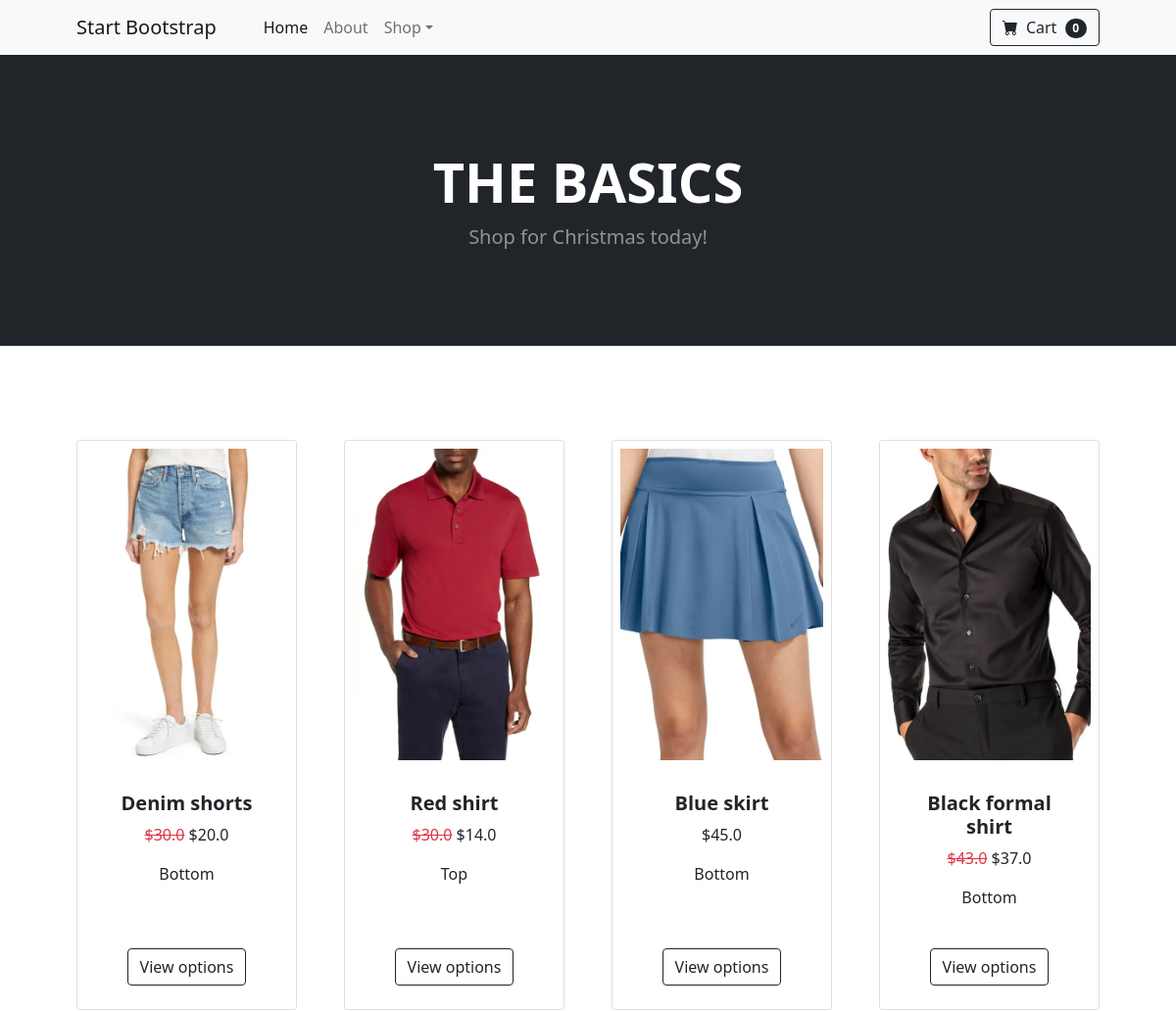
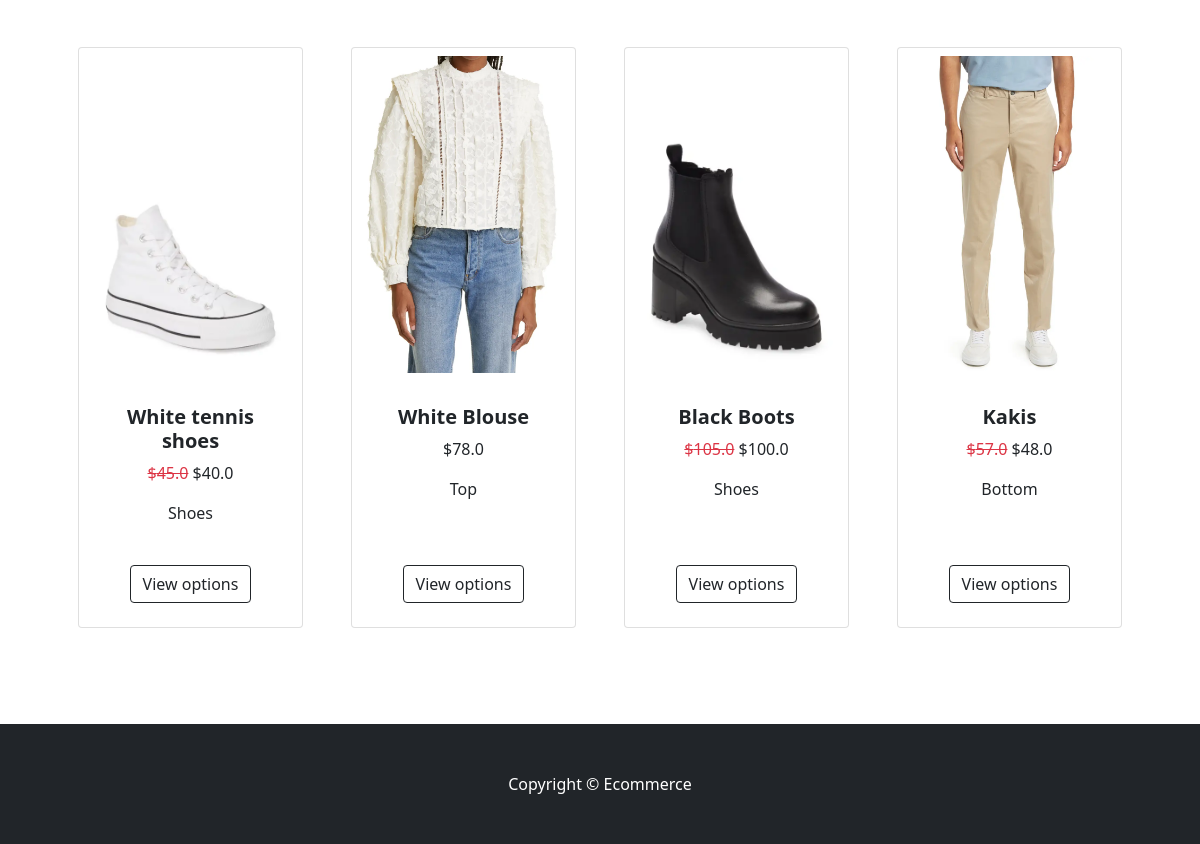
The page / on the database its author committed (2 pictures, top to bottom).
### frontend/models.py (models this page shows, shortened)
class Item(models.Model):
    title = models.CharField(max_length=100)
    price = models.FloatField()
    discount_price = models.FloatField(blank=True, null=True)
    category = models.CharField(choices=CATEGORY_CHOICES, max_length=5)
    slug = models.SlugField()
    description = models.TextField()
    image = models.ImageField()

### frontend/views.py (the view)
# urls.py: path('', views.HomeView.as_view(), name='home'),
class HomeView(ListView):
    model = Item
    paginate_by = 12 # how many items per page
    template_name = 'home.html'

### frontend/templates/home.html (shortened to what this page needs)
{% extends 'base.html'%}
{% block content%}
<section class="py-5">
  <div class="container px-4 px-lg-5 mt-5">
    <div
      class="row gx-4 gx-lg-5 row-cols-2 row-cols-md-3 row-cols-xl-4 justify-content-center"
    >
      {% for item in object_list %}
      <div class="col mb-5">
        <div class="card h-100">
          <img
            class="card-img-top p-2"
            src="{{ item.image.url }}"
            alt="..."
          />
          <div class="card-body p-4">
            <div class="text-center">
              <h5 class="fw-bolder">{{item.title}}</h5>
              {% if item.discount_price%}
              <p><del class="mr-2 text-danger">${{ item.price }}</del>
              ${{ item.discount_price }}</p>
              {%else%}
              <p>${{item.price}}</p>
              {% endif %}
              <p>{{ item.get_category_display }}</p>
            </div>
          </div>
          <div class="card-footer p-4 pt-0 border-top-0 bg-transparent">
            <div class="text-center">
              <a class="btn btn-outline-dark mt-auto" href="#">View options</a>
            </div>
          </div>
        </div>
      </div>
      {% endfor %}
    </div>
  </div>
</section>
{%endblock%}

### frontend/templates/base.html (shortened to what this page needs)
{% load static %}
<!DOCTYPE html>
<html lang="en">
    <head>
        <link href="https://cdn.jsdelivr.net/npm/bootstrap-icons@1.5.0/font/bootstrap-icons.css" rel="stylesheet" />
        <link href="{% static 'styles.css' %}" rel="stylesheet" />
    </head>
    <body>
        <nav class="navbar navbar-expand-lg navbar-light bg-light">
            <div class="container px-4 px-lg-5">
                <a class="navbar-brand" href="#!">Start Bootstrap</a>
                <div class="collapse navbar-collapse" id="navbarSupportedContent">
                    <ul class="navbar-nav me-auto mb-2 mb-lg-0 ms-lg-4">
                        <li class="nav-item"><a class="nav-link active" aria-current="page" href="#!">Home</a></li>
                        <li class="nav-item"><a class="nav-link" href="#!">About</a></li>
                        <li class="nav-item dropdown">
                            <a class="nav-link dropdown-toggle" id="navbarDropdown" href="#" role="button" data-bs-toggle="dropdown" aria-expanded="false">Shop</a>
                        </li>
                    </ul>
                    <form class="d-flex">
                        <button class="btn btn-outline-dark" type="submit">
                            <i class="bi-cart-fill me-1"></i>
                            Cart
                            <span class="badge bg-dark text-white ms-1 rounded-pill">0</span>
                        </button>
                    </form>
                </div>
            </div>
        </nav>
        <header class="bg-dark py-5">
            <div class="container px-4 px-lg-5 my-5">
                <div class="text-center text-white">
                    <h1 class="display-4 fw-bolder">THE BASICS</h1>
                    <p class="lead fw-normal text-white-50 mb-0">Shop for Christmas today!</p>
                </div>
            </div>
        </header>
        {% block content%}
        {% endblock %}
        <footer class="py-5 bg-dark">
            <div class="container"><p class="m-0 text-center text-white">Copyright &copy; Ecommerce</p></div>
        </footer>
    </body>
</html>

### rows shown on the page
Item: image (picture), title "Denim shorts", price "30.0", discount_price "20.0", category "Bottom"
Item: image (picture), title "Red shirt", price "30.0", discount_price "14.0", category "Top"
Item: image (picture), title "Blue skirt", price "45.0", category "Bottom"
Item: image (picture), title "Black formal shirt", price "43.0", discount_price "37.0", category "Bottom"
Item: image (picture), title "White tennis shoes", price "45.0", discount_price "40.0", category "Shoes"
Item: image (picture), title "White Blouse", price "78.0", category "Top"
Item: image (picture), title "Black Boots", price "105.0", discount_price "100.0", category "Shoes"
Item: image (picture), title "Kakis", price "57.0", discount_price "48.0", category "Bottom"
